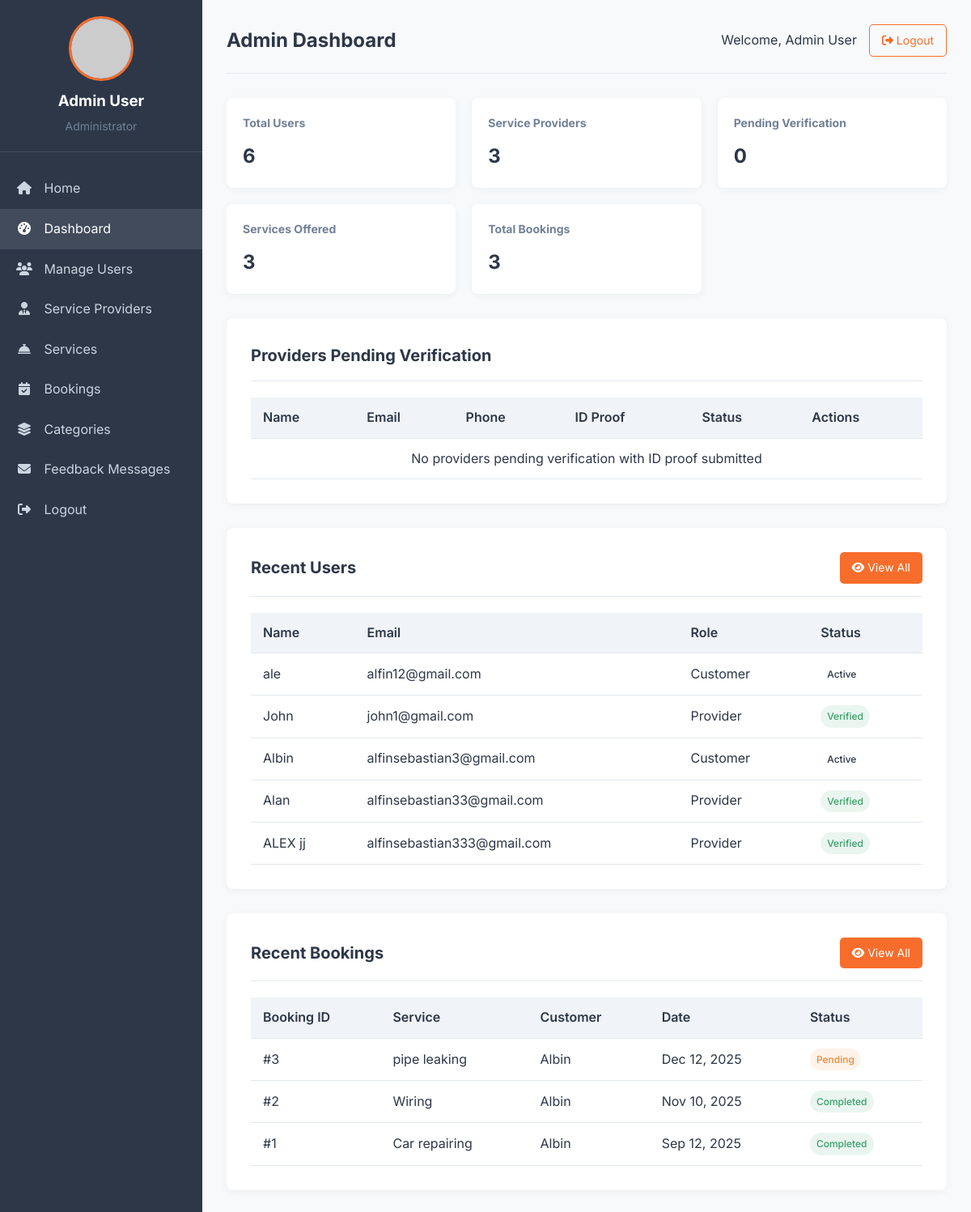
Screenshot of /localservice-main/admin_dashboard.php (signed in) with the database file from the repository.
### tables this page shows
CREATE TABLE `users` (
  `id` int(11) NOT NULL,
  `name` varchar(100) NOT NULL,
  `email` varchar(100) NOT NULL,
  `password` varchar(255) NOT NULL,
  `role` enum('admin','provider','customer') NOT NULL,
  `phone` varchar(20) NOT NULL,
  `address` text NOT NULL,
  `city` varchar(100) NOT NULL,
  `state` varchar(100) NOT NULL,
  `pincode` varchar(20) NOT NULL,
  `profile_image` varchar(255) DEFAULT NULL,
  `is_active` tinyint(1) DEFAULT 1,
  `created_at` timestamp NOT NULL DEFAULT current_timestamp(),
  `updated_at` timestamp NOT NULL DEFAULT current_timestamp() ON UPDATE current_timestamp()
);

CREATE TABLE `providers` (
  `id` int(11) NOT NULL,
  `user_id` int(11) NOT NULL,
  `experience` varchar(50) NOT NULL,
  `location` varchar(255) DEFAULT NULL,
  `bio` text DEFAULT NULL,
  `id_proof` varchar(255) DEFAULT NULL,
  `is_verified` tinyint(1) DEFAULT 0,
  `verification_status` enum('pending','approved','rejected') DEFAULT 'pending',
  `verification_notes` text DEFAULT NULL,
  `availability` enum('available','unavailable') DEFAULT 'available',
  `avg_rating` decimal(3,2) DEFAULT 0.00
);

CREATE TABLE `bookings` (
  `id` int(11) NOT NULL,
  `user_id` int(11) NOT NULL,
  `provider_id` int(11) NOT NULL,
  `service_id` int(11) NOT NULL,
  `booking_date` datetime NOT NULL,
  `address` text NOT NULL,
  `amount` decimal(10,2) NOT NULL,
  `status` enum('pending','confirmed','completed','cancelled','rejected') DEFAULT 'pending',
  `cancellation_reason` text DEFAULT NULL,
  `payment_type` enum('cash','later') NOT NULL DEFAULT 'cash',
  `payment_status` enum('pending','paid','unpaid') DEFAULT 'pending',
  `admin_notes` text DEFAULT NULL,
  `customer_notes` text DEFAULT NULL,
  `provider_notes` text DEFAULT NULL,
  `created_at` timestamp NOT NULL DEFAULT current_timestamp()
);

CREATE TABLE `services` (
  `id` int(11) NOT NULL,
  `name` varchar(100) NOT NULL,
  `category_id` int(11) NOT NULL,
  `description` text NOT NULL,
  `base_price` decimal(10,2) NOT NULL,
  `duration_minutes` int(11) NOT NULL,
  `image` varchar(255) DEFAULT NULL,
  `created_at` timestamp NOT NULL DEFAULT current_timestamp()
);

### localservice-main/admin_dashboard.php (the view, shortened to what this page needs)
<?php
include 'db.php';
$users_count = $conn->query("SELECT COUNT(*) as count FROM users")->fetch_assoc()['count'];
$providers_count = $conn->query("SELECT COUNT(*) as count FROM users WHERE role = 'provider'")->fetch_assoc()['count'];
$services_count = $conn->query("SELECT COUNT(*) as count FROM services")->fetch_assoc()['count'];
$bookings_count = $conn->query("SELECT COUNT(*) as count FROM bookings")->fetch_assoc()['count'];
$pending_verification = $conn->query("SELECT COUNT(*) as count FROM providers WHERE verification_status = 'pending' AND id_proof IS NOT NULL")->fetch_assoc()['count'];
?>
<!DOCTYPE html>
<html lang="en">
<head>
    <link rel="stylesheet" href="https://cdnjs.cloudflare.com/ajax/libs/font-awesome/6.4.0/css/all.min.css">
</head>
<body>
    <div class="dashboard-container">
        <div class="sidebar">
            <div class="sidebar-header">
                <img src="https://ui-avatars.com/api/?name=<?= urlencode($_SESSION['user']['name']) ?>&background=f76d2b&color=fff"
                     alt="Profile" class="profile-img">
                <h3><?= htmlspecialchars($_SESSION['user']['name']) ?></h3>
                <p>Administrator</p>
            </div>
            <div class="nav-menu">
                <a href="index.php" class="nav-item">
                    <i class="fas fa-home"></i> Home
                </a>
                <a href="#" class="nav-item active">
                    <i class="fas fa-tachometer-alt"></i> Dashboard
                </a>
                <a href="users.php" class="nav-item">
                    <i class="fas fa-users"></i> Manage Users
                </a>
                <a href="providers.php" class="nav-item">
                    <i class="fas fa-user-tie"></i> Service Providers
                </a>
                <a href="services.php" class="nav-item">
                    <i class="fas fa-concierge-bell"></i> Services
                </a>
                <a href="bookings.php" class="nav-item">
                    <i class="fas fa-calendar-check"></i> Bookings
                </a>
                <a href="manage_categories.php" class="nav-item">
                    <i class="fas fa-layer-group"></i> Categories
                </a>
                <a href="admincontacted.php" class="nav-item">
                    <i class="fas fa-envelope"></i> Feedback Messages
                </a>
                <a href="logout.php" class="nav-item">
                    <i class="fas fa-sign-out-alt"></i> Logout
                </a>
            </div>
        </div>
        <div class="main-content">
            <div class="header">
                <h1>Admin Dashboard</h1>
                <div class="user-actions">
                    <span>Welcome, <?= htmlspecialchars($_SESSION['user']['name']) ?></span>
                    <a href="logout.php" class="btn btn-outline">
                        <i class="fas fa-sign-out-alt"></i> Logout
                    </a>
                </div>
            </div>
            <div class="dashboard-cards">
                <div class="card">
                    <h3>Total Users</h3>
                    <p><?= $users_count ?></p>
                </div>
                <div class="card">
                    <h3>Service Providers</h3>
                    <p><?= $providers_count ?></p>
                </div>
                <div class="card">
                    <h3>Pending Verification</h3>
                    <p><?= $pending_verification ?></p>
                </div>
                <div class="card">
                    <h3>Services Offered</h3>
                    <p><?= $services_count ?></p>
                </div>
                <div class="card">
                    <h3>Total Bookings</h3>
                    <p><?= $bookings_count ?></p>
                </div>
            </div>
            <div class="recent-section">
                <div class="section-header">
                    <h2>Providers Pending Verification</h2>
                </div>
                <table class="data-table">
                    <thead>
                        <tr>
                            <th>Name</th>
                            <th>Email</th>
                            <th>Phone</th>
                            <th>ID Proof</th>
                            <th>Status</th>
                            <th>Actions</th>
                        </tr>
                    </thead>
                    <tbody>
                        <?php
                        $pending_providers = $conn->query("
                            SELECT u.id, u.name, u.email, u.phone, p.verification_status, p.id_proof
                            FROM users u
                            JOIN providers p ON u.id = p.user_id
                            WHERE p.verification_status = 'pending' OR p.verification_status = 'rejected' AND p.id_proof IS NOT NULL
                            ORDER BY u.created_at DESC LIMIT 5
                        ");
                        ?>
                        <?php if ($pending_providers->num_rows === 0): ?>
                        <tr>
                            <td colspan="6" style="text-align: center;">No providers pending verification with ID proof submitted</td>
                        </tr>
                        <?php endif; ?>
                    </tbody>
                </table>
            </div>
            <div class="recent-section">
                <div class="section-header">
                    <h2>Recent Users</h2>
                    <a href="users.php" class="btn btn-primary">
                        <i class="fas fa-eye"></i> View All
                    </a>
                </div>
                <table class="data-table">
                    <thead>
                        <tr>
                            <th>Name</th>
                            <th>Email</th>
                            <th>Role</th>
                            <th>Status</th>
                        </tr>
                    </thead>
                    <tbody>
                        <?php
                        $recent_users = $conn->query("
                            SELECT u.*, p.verification_status
                            FROM users u
                            LEFT JOIN providers p ON u.id = p.user_id
                            ORDER BY u.created_at DESC LIMIT 5
                        ");
                        while ($user = $recent_users->fetch_assoc()):
                            $status_class = '';
                            $status_text = 'Active';
                            if ($user['role'] === 'provider') {
                                if ($user['verification_status'] === 'approved') {
                                    $status_class = 'status-active';
                                    $status_text = 'Verified';
                                } elseif ($user['verification_status'] === 'rejected') {
                                    $status_class = 'status-rejected';
                                    $status_text = 'Rejected';
                                } else {
                                    $status_class = 'status-pending';
                                    $status_text = 'Pending';
                                }
                            }
                        ?>
                        <tr>
                            <td><?= htmlspecialchars($user['name']) ?></td>
                            <td><?= htmlspecialchars($user['email']) ?></td>
                            <td><?= ucfirst(htmlspecialchars($user['role'])) ?></td>
                            <td>
                                <span class="status-badge <?= $status_class ?>">
                                    <?= $status_text ?>
                                </span>
                            </td>
                        </tr>
                        <?php endwhile; ?>
                    </tbody>
                </table>
            </div>
            <div class="recent-section">
                <div class="section-header">
                    <h2>Recent Bookings</h2>
                    <a href="bookings.php" class="btn btn-primary">
                        <i class="fas fa-eye"></i> View All
                    </a>
                </div>
                <table class="data-table">
                    <thead>
                        <tr>
                            <th>Booking ID</th>
                            <th>Service</th>
                            <th>Customer</th>
                            <th>Date</th>
                            <th>Status</th>
                        </tr>
                    </thead>
                    <tbody>
                        <?php
                        $recent_bookings = $conn->query("
                            SELECT b.*, s.name as service_name, u.name as customer_name
                            FROM bookings b
                            JOIN services s ON b.service_id = s.id
                            JOIN users u ON b.user_id = u.id
                            ORDER BY b.booking_date DESC LIMIT 5
                        ");
                        while ($booking = $recent_bookings->fetch_assoc()):
                        ?>
                        <tr>
                            <td>#<?= $booking['id'] ?></td>
                            <td><?= htmlspecialchars($booking['service_name']) ?></td>
                            <td><?= htmlspecialchars($booking['customer_name']) ?></td>
                            <td><?= date('M d, Y', strtotime($booking['booking_date'])) ?></td>
                            <td>
                                <span class="status-badge <?= $booking['status'] === 'completed' ? 'status-active' : 'status-pending' ?>">
                                    <?= ucfirst($booking['status']) ?>
                                </span>
                            </td>
                        </tr>
                        <?php endwhile; ?>
                    </tbody>
                </table>
            </div>
        </div>
    </div>
</body>
</html>

### localservice-main/admin_dashboard.php (style rules this page uses)
:root { --primary: #f76d2b; --primary-dark: #e05b1a; --secondary: #2d3748; --accent: #f0f4f8; --text: #2d3748; --light-text: #718096; --border: #e2e8f0; --white: #ffffff; --black: #000000; --success: #38a169; --error: #e53e3e; }
* { margin: 0; padding: 0; box-sizing: border-box; }
body { font-family: 'Inter', sans-serif; background-color: #f8f9fa; color: var(--text); line-height: 1.6; }
.dashboard-container { display: flex; min-height: 100vh; }
.sidebar { width: 250px; background-color: var(--secondary); color: var(--white); padding: 20px 0; }
.sidebar-header { padding: 0 20px 20px; border-bottom: 1px solid rgba(255,255,255,0.1); text-align: center; }
.profile-img { width: 80px; height: 80px; border-radius: 50%; object-fit: cover; margin: 0 auto 10px; display: block; border: 3px solid var(--primary); }
.sidebar-header h3 { color: var(--white); margin-bottom: 5px; }
.sidebar-header p { color: var(--light-text); font-size: 14px; }
.nav-menu { padding: 20px 0; }
.nav-item { padding: 12px 20px; color: #cbd5e0; text-decoration: none; display: block; transition: all 0.3s; }
.nav-item:hover, .nav-item.active { background-color: rgba(255,255,255,0.1); color: var(--white); }
.nav-item i { margin-right: 10px; width: 20px; text-align: center; }
.main-content { flex: 1; padding: 30px; }
.header { display: flex; justify-content: space-between; align-items: center; margin-bottom: 30px; padding-bottom: 20px; border-bottom: 1px solid var(--border); }
.header h1 { font-size: 24px; color: var(--secondary); }
.user-actions { display: flex; align-items: center; gap: 15px; }
.btn { padding: 8px 15px; border-radius: 5px; text-decoration: none; font-size: 14px; transition: all 0.3s; cursor: pointer; border: none; }
.btn-primary { background-color: var(--primary); color: white; }
.btn-outline { background-color: transparent; border: 1px solid var(--primary); color: var(--primary); }
.dashboard-cards { display: grid; grid-template-columns: repeat(auto-fill, minmax(250px, 1fr)); gap: 20px; margin-bottom: 30px; }
.card { background-color: var(--white); border-radius: 8px; padding: 20px; box-shadow: 0 2px 10px rgba(0,0,0,0.05); }
.card h3 { font-size: 14px; color: var(--light-text); margin-bottom: 10px; }
.card p { font-size: 24px; font-weight: 700; color: var(--secondary); }
.recent-section { background-color: var(--white); border-radius: 8px; padding: 30px; box-shadow: 0 2px 10px rgba(0,0,0,0.05); margin-bottom: 30px; }
.section-header { display: flex; justify-content: space-between; align-items: center; margin-bottom: 20px; padding-bottom: 15px; border-bottom: 1px solid var(--border); }
.section-header h2 { font-size: 20px; }
.data-table { width: 100%; border-collapse: collapse; }
.data-table th, .data-table td { padding: 12px 15px; text-align: left; border-bottom: 1px solid var(--border); }
.data-table th { background-color: var(--accent); color: var(--secondary); font-weight: 600; }
.status-badge { display: inline-block; padding: 4px 8px; border-radius: 20px; font-size: 12px; font-weight: 500; }
.status-active { background-color: rgba(56, 161, 105, 0.1); color: var(--success); }
.status-pending { background-color: rgba(237, 137, 54, 0.1); color: #ed8936; }

### rows the page displays
users: name "ale", email "alfin12@gmail.com", role "Customer", status_text "Active"
providers: user.name "John", user.email "john1@gmail.com", user.role "Provider", verification_status "Verified"
users: name "Albin", email "alfinsebastian3@gmail.com", role "Customer", status_text "Active"
providers: user.name "Alan", user.email "alfinsebastian33@gmail.com", user.role "Provider", verification_status "Verified"
providers: user.name "ALEX jj", user.email "alfinsebastian333@gmail.com", user.role "Provider", verification_status "Verified"
bookings: id "3", service.name "pipe leaking", user.name "Albin", booking_date "Dec 12, 2025", status "Pending"
bookings: id "2", service.name "Wiring", user.name "Albin", booking_date "Nov 10, 2025", status "Completed"
bookings: id "1", service.name "Car repairing", user.name "Albin", booking_date "Sep 12, 2025", status "Completed"

### other values shown
$_SESSION['user']['name'] "Admin User"
$users_count "6"
$providers_count "3"
$pending_verification "0"
$services_count "3"
$bookings_count "3"
